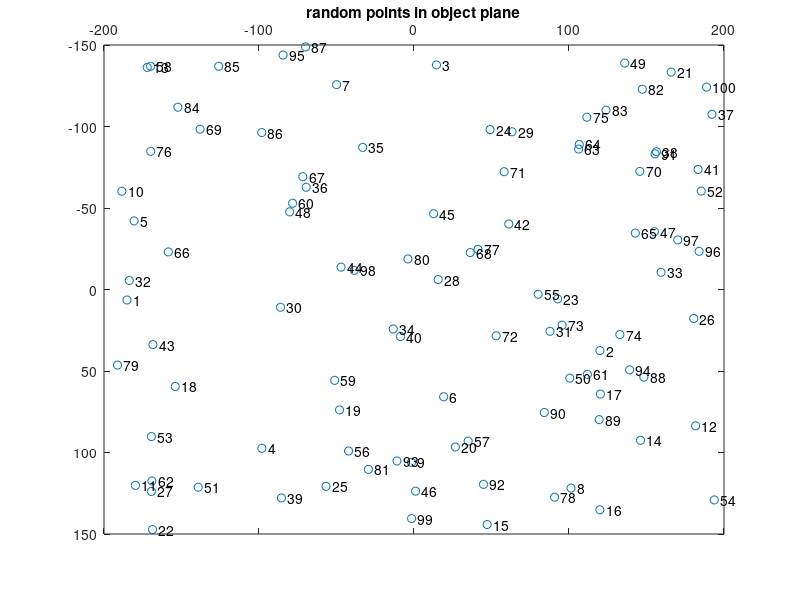
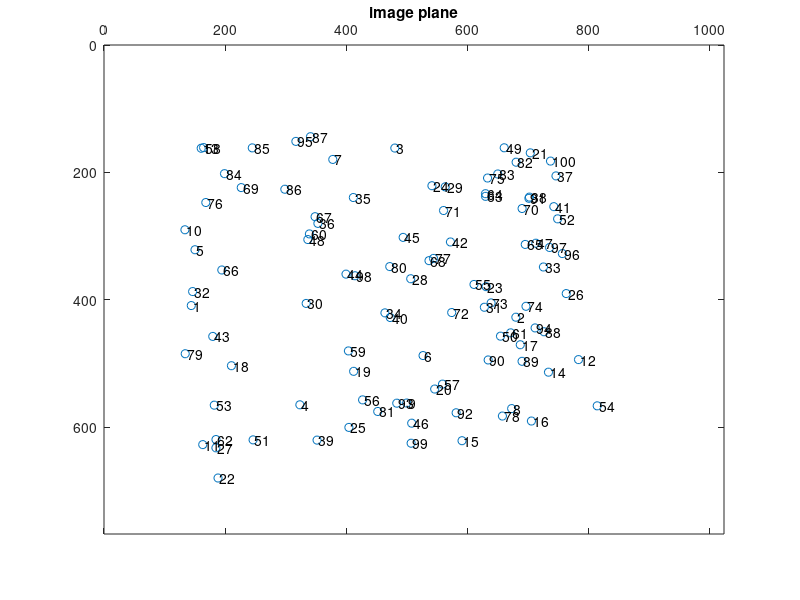

Here is the MATLAB script that generated these plots, in order: (Note: this script raises an error after producing the figures.)
% hammer 210411
% test SKS-I, SKS-II and SKS-n with random points.

clear all 
close all

%% 1 Source Plane Configuration
model_width = 400;
model_height = 300;
np = 100;
xr = model_width * ( rand(np,1) - 0.5 );
yr = model_height * ( rand(np,1) - 0.5 );
figure, scatter(xr,yr)   % visualiztion
hold on;
set(gca,'YDir','reverse');
set(gca,'XAxisLocation', 'top');
box on
title('random points in object plane');
for ii=1:np
    c=num2str(ii);
    text(xr(ii)+4,yr(ii),c)   % label every point
end
axis([-0.5*model_width 0.5*model_width -0.5*model_height 0.5*model_height]);
SourcePts = [xr';yr';ones(1,np)];   % homogeneous coordinates


%% 2 Camera Parameters Setting
% intrinsic parameters
fu = 900;
fv = 900;
u0 = 500;
v0 = 400;
K = [fu 0 u0;0 fv v0;0 0 1];

% image size
nx = 1024;            
ny = 768;

% fixed extrinsic parameters
r_x = -pi/6/sqrt(5);
r_y = -pi/6/sqrt(5);
r_z = -pi/12/sqrt(5);
R_x = [ 1 0 0;0 cos(r_x) -sin(r_x);0 sin(r_x) cos(r_x)];
R_y = [ cos(r_y) 0 sin(r_y);0 1 0;-sin(r_y) 0 cos(r_y)];
R_z = [ cos(r_z) -sin(r_z) 0;sin(r_z) cos(r_z) 0;0 0 1];
R2 = R_x * R_y * R_z;
T2 = [-10.5 -12.5 525]';


%% 3 Projection
R = R2;
T = T2;
Proj1 = K*[R T];
RT = [R(:,[1 2]), T];
H_real = K*RT;
TarPts = H_real*SourcePts;
TarPts = [TarPts(1,:)./TarPts(3,:); TarPts(2,:)./TarPts(3,:); ones(1,length(TarPts))];
noise1 = 0*randn(2,np);
%noise1 = 0.5*randn(2,np);
TarPts(1:2,:) =  TarPts(1:2,:) + noise1;     % add noise if necessary
figure, 
set(gca,'YDir','reverse');
set(gca,'XAxisLocation', 'top');
box on
hold on
scatter(TarPts(1,:),TarPts(2,:))
title('image plane');
axis([0 nx 0 ny]);
for ii=1:np
    c=num2str(ii);
    text(TarPts(1,ii)+3,TarPts(2,ii),c)   % label every point
end


%% 4 Compute Homography with 4 Points
[H_1, H_2] = ComputeHomo4( SourcePts(:,1:4), TarPts(:,1:4) );     % two ways to compute homography
% test
dfd = H_real./ H_1;
dfd2 = H_real./ H_2;


%% 5 Computing Homography with N Points
% compute homography using SKS method
[H_est, H_opt] = ComputeHomoN( SourcePts, TarPts );
dsd = H_real./ H_est;     %test  
dsd2 = H_real./ H_opt;
TarPts_est = H_est*SourcePts;       % reprojection points
TarPts_est = TarPts_est ./ (ones(3,1)*TarPts_est(3,:));
err = TarPts_est - TarPts;    % reprojection error
repro = zeros(np,1);
for ii=1:np
    repro(ii) = sqrt(err(1,ii)^2 + err(2,ii)^2);
end
mean_err_SKS= sum(repro)/np;     % mean reprojection error of this trial

% H_opt
TarPts_est = H_opt*SourcePts;      % reprojection points
TarPts_est = TarPts_est ./ (ones(3,1)*TarPts_est(3,:));
err = TarPts_est - TarPts;     % reprojection error
repro = zeros(np,1);
for ii=1:np
    repro(ii) = sqrt(err(1,ii)^2 + err(2,ii)^2);
end
mean_err_SKS_opt = sum(repro)/np;

        

